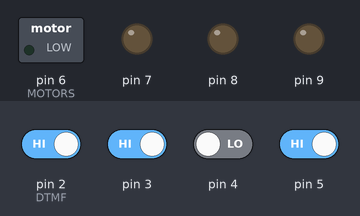
This sketch was run on a simulated Arduino Uno, built with avr-gcc and run on an emulated ATmega328P. Shown: switched loads named in the sketch (green lamp = pin HIGH), output pins drawn as LEDs (lit = HIGH). The inputs (shaded band) are chosen by the test bench; at power-on: pin 2 (DTMF), pin 3, pin 5 HIGH, pin 4 LOW.

Above: at 1.2 s.
1.3 s: pin 2 (DTMF) driven LOW and pin 5 driven LOW
At 2.0 s:
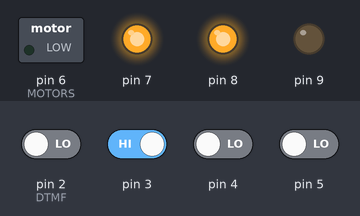
2.8 s: pin 4 driven HIGH
At 3.1 s:
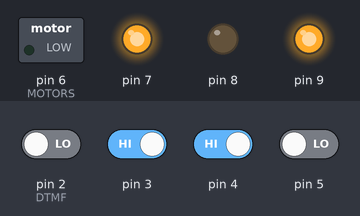
4.3 s: pin 3 driven LOW
At 5.5 s:
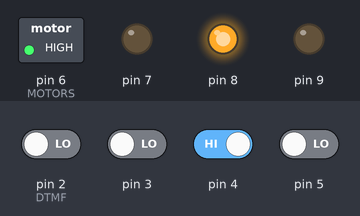
5.8 s: pin 5 driven HIGH
At 6.6 s:
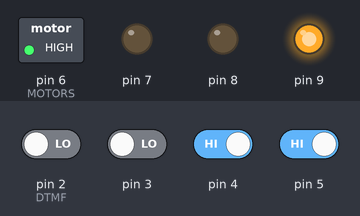
7.3 s: pin 5 driven LOW
At 7.8 s:
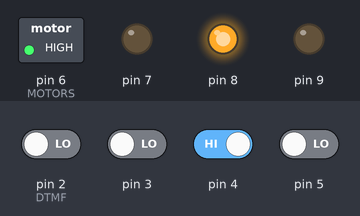
8.8 s: pin 3 driven HIGH
At 10.1 s:
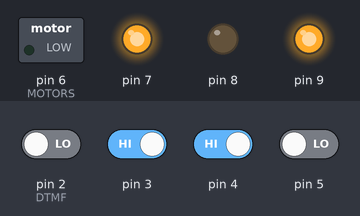
Timing chart, 0 to 11.3 s (numbered marks = the images above; inputs shaded):
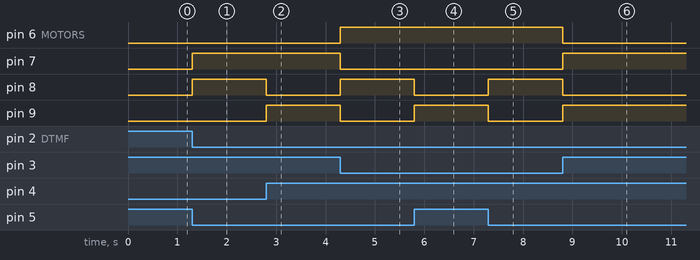

Measured:
- after the input at 1.3 s, pin 7, pin 8: LOW → HIGH at once
- after the input at 2.8 s, pin 8: HIGH → LOW at once; pin 9: LOW → HIGH at once
- after the input at 4.3 s, pin 6 (MOTORS), pin 8: LOW → HIGH at once; pin 7, pin 9: HIGH → LOW at once
- after the input at 5.8 s, pin 8: HIGH → LOW at once; pin 9: LOW → HIGH at once
- after the input at 7.3 s, pin 8: LOW → HIGH at once; pin 9: HIGH → LOW at once
- after the input at 8.8 s, pin 6 (MOTORS), pin 8: HIGH → LOW at once; pin 7, pin 9: LOW → HIGH at once

The sketch:

DTMF_controlled_Bot.ino
```cpp
void setup() {
pinMode(6,OUTPUT); //MOTORS
pinMode(7,OUTPUT);
pinMode(8,OUTPUT);
pinMode(9,OUTPUT);
pinMode(2,INPUT); //DTMF
pinMode(3,INPUT);
pinMode(4,INPUT);
pinMode(5,INPUT);
}

void loop() {
int D0 = digitalRead(2); //dtmf  pin d0
int D1 = digitalRead(3); //dtmf  pin d1
int D2 = digitalRead(4); //dtmf  pin d2
int D3 = digitalRead(5); //dtmf  pin d3
if (D0==0&&D1==0&&D2==1&&D3==0) // key 2 for forward
 {
  digitalWrite(6,HIGH);
  digitalWrite(7,LOW);
  digitalWrite(8,HIGH);
  digitalWrite(9,LOW);
 }
if (D0==0&&D1==0&&D2==1&&D3==1) //key 3 for right turn
{
  digitalWrite(6,HIGH);
  digitalWrite(7,LOW);
  digitalWrite(8,LOW);
  digitalWrite(9,HIGH);
}
if (D0==0&&D1==1&&D2==0&&D3==0) //key 4 for left turn
{
  digitalWrite(6,LOW);
  digitalWrite(7,HIGH);
  digitalWrite(8,HIGH);
  digitalWrite(9,LOW);
}
if (D0==0&&D1==1&&D2==0&&D3==1) //key 5 for stop
{
  digitalWrite(6,LOW);
  digitalWrite(7,LOW);
  digitalWrite(8,LOW);
  digitalWrite(9,LOW);
}
if (D0==0&&D1==1&&D2==1&&D3==0) //key 6 for reverse
{
   digitalWrite(6,LOW);
   digitalWrite(7,HIGH);
   digitalWrite(8,LOW);
   digitalWrite(9,HIGH);
}
}
```
